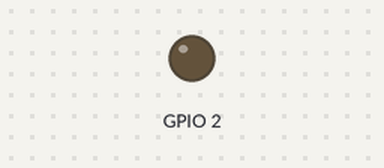
Recording of a sketch running on a simulated ESP8266 (NodeMCU). Parts: output pins drawn as LEDs (lit = HIGH). WiFi joins after 1.5 s; servers stay silent unless stated; no MQTT or app messages arrive unless stated; what the sketch prints to the serial monitor is not drawn.

Above: at 0.0 s.
At 1.6 s:
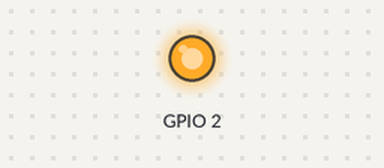
Timing chart, 0 to 3.5 s (numbered marks = the images above):
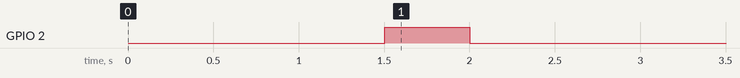

The sketch:

HAS_8266Simple.ino
```cpp
#include <ESP8266WiFi.h>
#include <PubSubClient.h>

#define SERIALOUT 1


// details for our AP
const char *AP_ssid = "garage101";
const char *AP_password = "password";

// details for the main Wifi (entered by user)
const char *WIFI_ssid = "PrettyFly24";
const char *WIFI_pass = "Dixonia1";
String WIFI_status="Not connected";
bool WIFI_details_ready = true;
bool WIFI_connected = false;
const char* mqtt_server = "192.168.0.99";

int stateLED = HIGH; // high is off (obviously!)

WiFiClient espClient;
PubSubClient client(espClient);

String topics_sub[] = {
   "garage/switch",
   // "kitchen/lights/l2",
   // "kitchen/lights/l3",
    };


void tryConnectMQTT()
{
  if( WIFI_connected )
  {
    if(!client.connected())
    {
      Serial.print("Attempting MQTT connection...");
  #if true
      // Attempt to connect
      if (client.connect("ESP8266Client"))
      {
        Serial.println("connected");
        // ... and subscribe to all topics
        //for(int i=0; i < sizeof(topics_sub)/sizeof(topics_sub[0]) ; i++)
        {
          //client.subscribe(topics_sub[i].c_str());
          //Serial.print("Sub to : ");
          //Serial.println(topics_sub[i]);
          //client.loop(); // do this. or >5 subs causes disconnect some time later. Eugh
        }
        //Serial.println(client.connected());
      }
      else
      {
        Serial.print("failed, rc=");
        Serial.print(client.state());
        Serial.println(" try again in 5 seconds");
      }
      #else
      // Attempt to connect
      if (client.connect("ESP8266Client"))
      {
        Serial.println("connected");
        // Once connected, publish an announcement...
        client.publish("garage/status", "hello world");
        // ... and resubscribe
        client.subscribe("garage/switch");
      } else
      {
        Serial.print("failed, rc=");
        Serial.print(client.state());
        Serial.println(" try again in 5 seconds");
        // Wait 5 seconds before retrying
        //delay(5000);
      }

      #endif
    }
  }
}

void MQTTcallback(char* topic, byte* payload, unsigned int length)
{
  int i = 0;
  Serial.print("Message arrived [");
  Serial.print(topic);
  Serial.print("] ");
  for (i=0 ; i<sizeof(topics_sub)/sizeof(topics_sub[0]) ; i++)
  {
    if( !strcmp(topic, topics_sub[i].c_str() ) )
    {
      payload[length]=0;
      Serial.print("Setting topic ");
      Serial.print(i);
      Serial.print(" to ");
      Serial.print((char *)payload);
    }
      if ((char)payload[1] == 'N') {
    digitalWrite(BUILTIN_LED, LOW);   // Turn the LED on (Note that LOW is the voltage level
    Serial.print("LED ON");
    // but actually the LED is on; this is because
    // it is acive low on the ESP-01)
  } else {
    digitalWrite(BUILTIN_LED, HIGH);  // Turn the LED off by making the voltage HIGH
    Serial.print("LED OFF");
  }

  }
  Serial.println();
}


void tryConnectWIFI()
{
  {
    Serial.print("Connecting WIFI ");
    Serial.print(WIFI_ssid);
    WiFi.begin(WIFI_ssid, WIFI_pass);

    int tries = 0;

    while( WiFi.status() != WL_CONNECTED )
    {
      stateLED = 1 - stateLED;
      digitalWrite(LED_BUILTIN, stateLED);
      delay(500);
      Serial.print(".");
      if( ++tries > 20 )
      {
        break; // give up then
      }
    }
    Serial.println("Updating status...");
    switch(WiFi.status())
    {
      case WL_CONNECTED:
        WIFI_status = "Connected";
        WIFI_connected = true;
        client.setServer(mqtt_server, 1883);
        client.setCallback(MQTTcallback);
        stateLED = LOW;
        digitalWrite(LED_BUILTIN, stateLED);
        break;
      case WL_CONNECT_FAILED:
        WIFI_status = "Failed to connect";
        break;
      case WL_CONNECTION_LOST:
      case WL_DISCONNECTED:
        WIFI_status = "Disconnected";
        break;
      default:
        WIFI_status = "Unknown problem";
        break;
    }
  }
}

void setup(void)
{
  delay(1000);
#if SERIALOUT
  // Set up the Serial Monitor
  Serial.begin(115200);
  Serial.println("Start");
#endif
  pinMode(BUILTIN_LED, OUTPUT);     // Initialize the BUILTIN_LED pin as an output

    tryConnectWIFI();
}

void loop()
{
  if( client.connected() )
  {
    if( client.loop() == false )
    {
      Serial.print(client.state());
    }
  }
  else
  {
    tryConnectMQTT();
    //Serial.print(client.state());
  }
}
```
